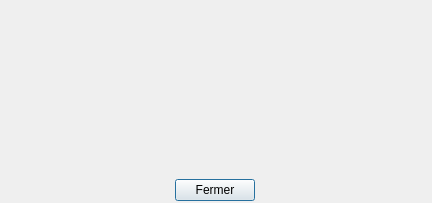
<?xml version="1.0" encoding="UTF-8"?>
<ui version="4.0">
 <class>AboutDialog</class>
 <widget class="QDialog" name="AboutDialog">
  <property name="geometry">
   <rect>
    <x>0</x>
    <y>0</y>
    <width>432</width>
    <height>203</height>
   </rect>
  </property>
  <property name="sizePolicy">
   <sizepolicy hsizetype="Fixed" vsizetype="Fixed">
    <horstretch>0</horstretch>
    <verstretch>0</verstretch>
   </sizepolicy>
  </property>
  <property name="minimumSize">
   <size>
    <width>432</width>
    <height>203</height>
   </size>
  </property>
  <property name="maximumSize">
   <size>
    <width>432</width>
    <height>203</height>
   </size>
  </property>
  <property name="windowTitle">
   <string>À Propos</string>
  </property>
  <property name="windowIcon">
   <iconset>
    <normaloff>Resources/icon.ico</normaloff>Resources/icon.ico</iconset>
  </property>
  <property name="whatsThis">
   <string notr="true"/>
  </property>
  <property name="sizeGripEnabled">
   <bool>false</bool>
  </property>
  <property name="modal">
   <bool>true</bool>
  </property>
  <widget class="QWidget" name="verticalLayoutWidget">
   <property name="geometry">
    <rect>
     <x>0</x>
     <y>0</y>
     <width>431</width>
     <height>201</height>
    </rect>
   </property>
   <layout class="QVBoxLayout" name="verticalLayout">
    <item>
     <layout class="QHBoxLayout" name="horizontalLayout_2">
      <item>
       <spacer name="horizontalSpacer_2">
        <property name="orientation">
         <enum>Qt::Horizontal</enum>
        </property>
        <property name="sizeHint" stdset="0">
         <size>
          <width>40</width>
          <height>20</height>
         </size>
        </property>
       </spacer>
      </item>
      <item>
       <widget class="QLabel" name="label">
        <property name="text">
         <string/>
        </property>
        <property name="pixmap">
         <pixmap>Resources/about_icon.png</pixmap>
        </property>
       </widget>
      </item>
      <item>
       <spacer name="horizontalSpacer">
        <property name="orientation">
         <enum>Qt::Horizontal</enum>
        </property>
        <property name="sizeHint" stdset="0">
         <size>
          <width>40</width>
          <height>20</height>
         </size>
        </property>
       </spacer>
      </item>
     </layout>
    </item>
    <item>
     <spacer name="verticalSpacer">
      <property name="orientation">
       <enum>Qt::Vertical</enum>
      </property>
      <property name="sizeHint" stdset="0">
       <size>
        <width>20</width>
        <height>40</height>
       </size>
      </property>
     </spacer>
    </item>
    <item>
     <layout class="QHBoxLayout" name="horizontalLayout">
      <item>
       <widget class="QPushButton" name="closeBtn">
        <property name="sizePolicy">
         <sizepolicy hsizetype="Fixed" vsizetype="Fixed">
          <horstretch>0</horstretch>
          <verstretch>0</verstretch>
         </sizepolicy>
        </property>
        <property name="text">
         <string>Fermer</string>
        </property>
       </widget>
      </item>
     </layout>
    </item>
   </layout>
  </widget>
 </widget>
 <resources>
  <include location="cassenoisette.qrc"/>
 </resources>
 <connections/>
</ui>
